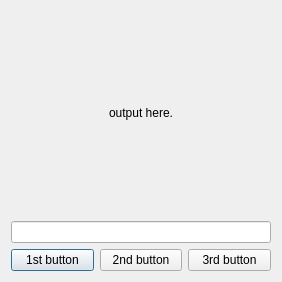
<?xml version="1.0" encoding="UTF-8"?>
<ui version="4.0">
 <class>Dialog</class>
 <widget class="QDialog" name="Dialog">
  <property name="geometry">
   <rect>
    <x>0</x>
    <y>0</y>
    <width>279</width>
    <height>282</height>
   </rect>
  </property>
  <property name="windowTitle">
   <string>Dialog</string>
  </property>
  <layout class="QGridLayout" name="gridLayout">
   <item row="0" column="0" alignment="Qt::AlignHCenter|Qt::AlignVCenter">
    <widget class="QLabel" name="label">
     <property name="minimumSize">
      <size>
       <width>260</width>
       <height>200</height>
      </size>
     </property>
     <property name="text">
      <string>output here.</string>
     </property>
     <property name="alignment">
      <set>Qt::AlignCenter</set>
     </property>
    </widget>
   </item>
   <item row="1" column="0">
    <widget class="QLineEdit" name="lineEdit"/>
   </item>
   <item row="2" column="0">
    <layout class="QHBoxLayout" name="horizontalLayout">
     <item>
      <widget class="QPushButton" name="pushButton">
       <property name="text">
        <string>1st button</string>
       </property>
      </widget>
     </item>
     <item>
      <widget class="QPushButton" name="pushButton_2">
       <property name="text">
        <string>2nd button</string>
       </property>
      </widget>
     </item>
     <item>
      <widget class="QPushButton" name="pushButton_3">
       <property name="text">
        <string>3rd button</string>
       </property>
      </widget>
     </item>
    </layout>
   </item>
  </layout>
 </widget>
 <resources/>
 <connections>
  <connection>
   <sender>lineEdit</sender>
   <signal>textEdited(QString)</signal>
   <receiver>label</receiver>
   <slot>setText(QString)</slot>
   <hints>
    <hint type="sourcelabel">
     <x>113</x>
     <y>46</y>
    </hint>
    <hint type="destinationlabel">
     <x>120</x>
     <y>17</y>
    </hint>
   </hints>
  </connection>
  <connection>
   <sender>pushButton</sender>
   <signal>clicked()</signal>
   <receiver>Dialog</receiver>
   <slot>slot1()</slot>
   <hints>
    <hint type="sourcelabel">
     <x>62</x>
     <y>78</y>
    </hint>
    <hint type="destinationlabel">
     <x>64</x>
     <y>98</y>
    </hint>
   </hints>
  </connection>
  <connection>
   <sender>pushButton_2</sender>
   <signal>clicked()</signal>
   <receiver>Dialog</receiver>
   <slot>slot2()</slot>
   <hints>
    <hint type="sourcelabel">
     <x>151</x>
     <y>82</y>
    </hint>
    <hint type="destinationlabel">
     <x>158</x>
     <y>96</y>
    </hint>
   </hints>
  </connection>
  <connection>
   <sender>pushButton_3</sender>
   <signal>clicked()</signal>
   <receiver>Dialog</receiver>
   <slot>slot3()</slot>
   <hints>
    <hint type="sourcelabel">
     <x>251</x>
     <y>82</y>
    </hint>
    <hint type="destinationlabel">
     <x>273</x>
     <y>65</y>
    </hint>
   </hints>
  </connection>
 </connections>
 <slots>
  <slot>slot1()</slot>
  <slot>slot2()</slot>
  <slot>slot3()</slot>
 </slots>
</ui>
